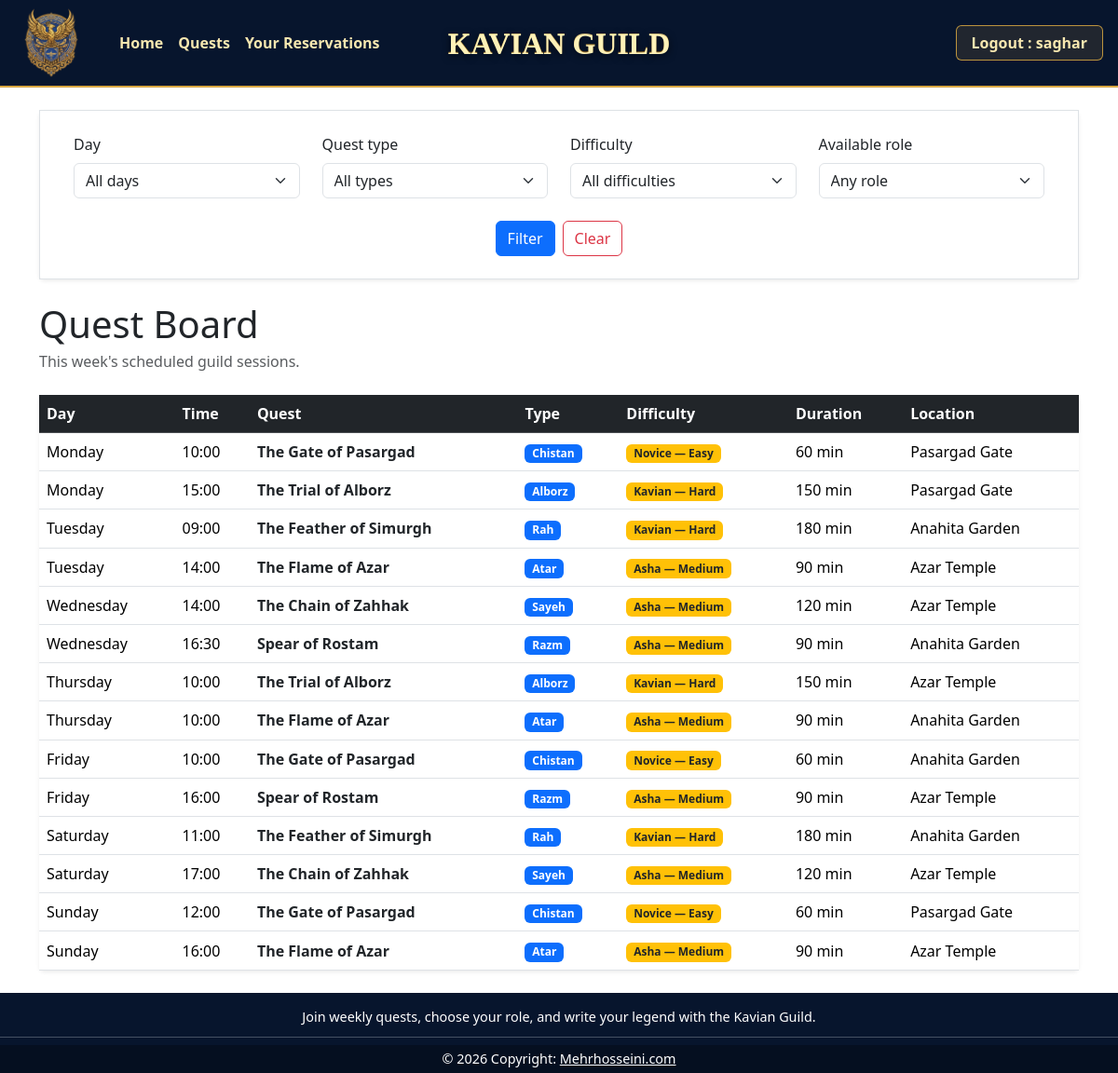
/ (signed in), run on the app's committed database.
### tables this page shows
CREATE TABLE users (
    id            INTEGER PRIMARY KEY AUTOINCREMENT,
    email         TEXT    NOT NULL UNIQUE,
    password_hash TEXT    NOT NULL,
    role          TEXT    NOT NULL CHECK (role IN ('adventurer', 'guildmaster')),
    display_name  TEXT    NOT NULL,
    profile_img   TEXT                      
);

CREATE TABLE quest_sessions (
            id           INTEGER PRIMARY KEY AUTOINCREMENT,
            quest_id     INTEGER NOT NULL,
            day          TEXT    NOT NULL,
            start_time   TEXT    NOT NULL,
            start_minute INTEGER NOT NULL,
            location     TEXT    NOT NULL CHECK (location IN ('Azar Temple','Anahita Garden','Pasargad Gate')),
            FOREIGN KEY (quest_id) REFERENCES quests(id)
        );

CREATE TABLE quests (
        id               INTEGER PRIMARY KEY AUTOINCREMENT,
        title            TEXT    NOT NULL,
        duration_minutes INTEGER NOT NULL CHECK (duration_minutes > 0),
        quest_type       TEXT    NOT NULL CHECK (quest_type IN ('Razm','Rah','Chistan','Sayeh','Atar','Alborz')),
        difficulty       TEXT    NOT NULL CHECK (difficulty IN ('easy','medium','hard')),
        description      TEXT    NOT NULL,
        image            TEXT
    );

### app.py (the view)
@app.route("/")
def home():
    selected_day = request.args.get("day")
    selected_quest_type = request.args.get("quest_type")
    selected_difficulty = request.args.get("difficulty")
    selected_role = request.args.get("role")
    if selected_role not in ROLE_CAPACITIES:
        selected_role = None
    sessions = quest_sessions_dao.get_week_program(
        day=selected_day,
        quest_type=selected_quest_type,
        difficulty=selected_difficulty,
        role=selected_role,
        role_capacity=ROLE_CAPACITIES.get(selected_role),
    )
    return render_template(
        "index.html",
        sessions=sessions,
        days=DAYS,
        quest_types=QUEST_TYPES,
        difficulties=DIFFICULTIES,
        roles=ROLE_CAPACITIES.keys(),
        selected_day=selected_day,
        selected_quest_type=selected_quest_type,
        selected_difficulty=selected_difficulty,
        selected_role=selected_role,
        difficulty_labels=DIFFICULTY_LABELS,
    )

### app.py (called while the page is built)
@login_manager.user_loader
def load_user(user_id):
    return users_dao.get_user_by_id(int(user_id))

### db.py (called while the page is built)
def get_connection():
    conn = sqlite3.connect(DATABASE_PATH)
    conn.row_factory = sqlite3.Row   # rows behave like dicts: row["email"]
    conn.execute("PRAGMA foreign_keys = ON;")
    return conn

### models.py (called while the page is built)
    def is_guild_master(self):              # handy helper for permission checks
        return self.role == "guildmaster"

### quest_sessions_dao.py (called while the page is built, shortened)
def get_week_program(day=None, quest_type=None, difficulty=None, role=None, role_capacity=None):
    query = """SELECT s.id, s.day, s.start_time, s.location,
                      q.title, q.quest_type, q.difficulty, q.duration_minutes, q.image
               FROM quest_sessions s
               JOIN quests q ON s.quest_id = q.id"""
    conditions = []
    params = []
    if day:
        conditions.append("s.day = ?")
        params.append(day)
    if quest_type:
        conditions.append("q.quest_type = ?")
        params.append(quest_type)
    if difficulty:
        conditions.append("q.difficulty = ?")
        params.append(difficulty)
    if conditions:
        query += " WHERE " + " AND ".join(conditions)
    query += " ORDER BY s.start_minute"
    conn = get_connection()
    rows = conn.execute(query, params).fetchall()
    conn.close()
    return rows

### users_dao.py (called while the page is built)
def get_user_by_id(user_id):
    conn = get_connection()
    row = conn.execute("SELECT * FROM users WHERE id = ?", (user_id,)).fetchone()
    conn.close()
    if row is None:
        return None
    return User(row["id"], row["email"], row["role"], row["display_name"], row["profile_img"])

### templates/index.html (shortened to what this page needs)
{% extends "base.html" %}
{% block content %}
<div class="card border-0 shadow-sm mb-4">
    <div class="card-body border p-4">
        <form method="get" action="/" class="row g-4 align-items-end justify-content-center mx-auto filter-form">
            <div class="col-md-3">
                <label for="day" class="form-label">Day</label>
                <select id="day" name="day" class="form-select">
                    <option value="">All days</option>
                </select>
            </div>
            <div class="col-md-3">
                <label for="quest_type" class="form-label">Quest type</label>
                <select id="quest_type" name="quest_type" class="form-select">
                    <option value="">All types</option>
                </select>
            </div>
            <div class="col-md-3">
                <label for="difficulty" class="form-label">Difficulty</label>
                <select id="difficulty" name="difficulty" class="form-select">
                    <option value="">All difficulties</option>
                </select>
            </div>
            <div class="col-md-3">
                <label for="role" class="form-label">Available role</label>
                <select id="role" name="role" class="form-select">
                    <option value="">Any role</option>
                </select>
            </div>
            <div class="col-md-auto d-flex gap-2">
                <button type="submit" class="btn btn-primary">Filter</button>
                <a href="{{ url_for('home') }}" class="btn btn-outline-danger">Clear</a>
            </div>
        </form>
    </div>
</div>
<div class="d-flex justify-content-between align-items-center mb-4">
    <div>
        <h1 class="mb-1">Quest Board</h1>
        <p class="text-muted mb-0">This week's scheduled guild sessions.</p>
    </div>
</div>
{% if sessions %}
    <div class="card border-0 shadow-sm">
        <div class="table-responsive">
            <table class="table table-hover align-middle mb-0">
                <thead class="table-dark">
                    <tr>
                        <th>Day</th>
                        <th>Time</th>
                        <th>Quest</th>
                        <th>Type</th>
                        <th>Difficulty</th>
                        <th>Duration</th>
                        <th>Location</th>
                    </tr>
                </thead>
                <tbody>
                    {% for session in sessions %}
                        <tr>
                            <td>{{ session.day }}</td>
                            <td>{{ session.start_time }}</td>
                            <td class="fw-semibold">
                                <a href="{{ url_for('session_detail', session_id=session.id) }}" class="link-dark link-underline-opacity-0 link-underline-opacity-75-hover">
                                    {{ session.title }}
                                </a>
                            </td>
                            <td><span class="badge text-bg-primary">{{ session.quest_type }}</span></td>
                            <td><span class="badge text-bg-warning text-dark">{{ difficulty_labels.get(session.difficulty, session.difficulty) }}</span></td>
                            <td>{{ session.duration_minutes }} min</td>
                            <td>{{ session.location }}</td>
                        </tr>
                    {% endfor %}
                </tbody>
            </table>
        </div>
    </div>
{% endif %}
{% endblock %}

### templates/base.html (shortened to what this page needs)
<!DOCTYPE html>
<html lang="en">
<head>
  <link href="https://cdn.jsdelivr.net/npm/bootstrap@5.3.8/dist/css/bootstrap.min.css" rel="stylesheet"
>
  <link rel="stylesheet" href="{{ url_for('static', filename='style.css') }}">
</head>
<body class="{% block body_class %}{% endblock %}">
  <nav class="site-navbar navbar navbar-expand-sm navbar-dark">
    <div class="container-fluid">
      <a class="navbar-brand site-logo" href="{{ url_for('home') }}">
        <img src="{{ url_for('static', filename='images/logo-mark.png') }}" alt="Kavian Guild logo">
      </a>
      <ul class="navbar-nav">
        <li class="nav-item">
          <a class="nav-link" href="{{ url_for('home') }}">Home</a>
        </li>
        <li class="nav-item">
          <a class="nav-link" href="{{ url_for('quests') }}">Quests</a>
        </li>
        {% if current_user.is_authenticated and current_user.role == 'adventurer' %}
        <li class="nav-item">
          <a class="nav-link" href="{{ url_for('my_scroll') }}">Your Reservations</a>
        </li>
        {% endif %}
      </ul>
      <div class="navbar-title">Kavian Guild</div>
      <div class="d-flex gap-2 ms-auto p-1">
        {% if current_user.is_authenticated %}
        <a class="nav-auth-btn nav-auth-btn-logout" href="{{ url_for('logout') }}">Logout : {{ current_user.display_name
          }}</a>
        {% else %}
        <a class="nav-auth-btn" href="{{ url_for('login') }}">Login</a>
        <a class="nav-auth-btn nav-auth-btn-register" href="{{ url_for('register') }}">Register</a>
        {% endif %}
      </div>
    </div>
  </nav>
  <main class="container py-4">
    {% block content %}{% endblock %}
  </main>
  {% block footer %}
  <footer class="site-footer text-center text-white">
    <div class="container">
      <section class="mt-3 ">
        <div class="row d-flex justify-content-center">
          <div class="col-lg-8">
            <p>
              Join weekly quests, choose your role, and write your legend with the Kavian Guild.
            </p>
          </div>
        </div>
      </section>
    </div>
    <hr class="my-2" />
    <div class="text-center py-1 footer-copyright">
      © 2026 Copyright:
      <a class="text-white" href="https://mehrhosseini.com/">Mehrhosseini.com</a>
    </div>
  </footer>
  {% endblock %}
</body>
</html>

### static/style.css (style rules this page uses)
html { min-height: 100%; }
body { min-height: 100vh; display: flex; flex-direction: column; }
main { flex: 1; }
.site-navbar { background-color: #07152d; border-bottom: 2px solid #d8a742; min-height: 92px; }
.site-navbar .container-fluid { position: relative; }
.site-logo { display: flex; align-items: center; justify-content: center; width: 86px; height: 76px; margin-right: 22px; padding-top: 0; padding-bottom: 0; }
.site-logo img { width: 100%; height: 100%; object-fit: contain; }
.site-navbar .nav-link { color: #f7e7b0; font-weight: 600; text-shadow: none; }
.navbar-title { position: absolute; left: 50%; transform: translateX(-50%); color: #f7d878; font-family: Georgia, "Times New Roman", serif; font-size: 32px; font-weight: 700; line-height: 1; text-transform: uppercase; white-space: nowrap; text-shadow: 0 1px 0 #fff2b8, 0 3px 8px rgba(0, 0, 0, 0.65); background-image: linear-gradient(#fff2b8, #d8a742 55%, #8f5f1d); background-clip: text; -webkit-background-clip: text; -webkit-text-fill-color: transparent; pointer-events: none; }
.nav-auth-btn { color: #f7e7b0; text-decoration: none; font-weight: 600; padding: 6px 16px; border: 1px solid rgba(216, 167, 66, 0.85); border-radius: 6px; background-color: rgba(216, 167, 66, 0.12); text-shadow: none; }
.site-footer { background-color: #07152d; background-size: cover; background-position: center; background-repeat: no-repeat; }
.site-footer { font-size: 0.9rem; }
.site-footer p { margin-bottom: 0.25rem; line-height: 1.35; }
.footer-copyright { background-color: rgba(0, 0, 0, 0.297); }
.filter-form { max-width: 1200px; }

### data on the page
users: display_name "saghar"
quest_sessions: day "Monday", start_time "10:00", title "The Gate of Pasargad", quest_type "Chistan", duration_minutes "60", location "Pasargad Gate"
quests: get "Novice — Easy"
quest_sessions: day "Monday", start_time "15:00", title "The Trial of Alborz", quest_type "Alborz", duration_minutes "150", location "Pasargad Gate"
quests: get "Kavian — Hard"
quest_sessions: day "Tuesday", start_time "09:00", title "The Feather of Simurgh", quest_type "Rah", duration_minutes "180", location "Anahita Garden"
quests: get "Kavian — Hard"
quest_sessions: day "Tuesday", start_time "14:00", title "The Flame of Azar", quest_type "Atar", duration_minutes "90", location "Azar Temple"
quests: get "Asha — Medium"
quest_sessions: day "Wednesday", start_time "14:00", title "The Chain of Zahhak", quest_type "Sayeh", duration_minutes "120", location "Azar Temple"
quests: get "Asha — Medium"
quest_sessions: day "Wednesday", start_time "16:30", title "Spear of Rostam", quest_type "Razm", duration_minutes "90", location "Anahita Garden"
quests: get "Asha — Medium"
quest_sessions: day "Thursday", start_time "10:00", title "The Trial of Alborz", quest_type "Alborz", duration_minutes "150", location "Azar Temple"
quest_sessions: day "Thursday", start_time "10:00", title "The Flame of Azar", quest_type "Atar", duration_minutes "90", location "Anahita Garden"
quest_sessions: day "Friday", start_time "10:00", title "The Gate of Pasargad", quest_type "Chistan", duration_minutes "60", location "Anahita Garden"
quest_sessions: day "Friday", start_time "16:00", title "Spear of Rostam", quest_type "Razm", duration_minutes "90", location "Azar Temple"
quest_sessions: day "Saturday", start_time "11:00", title "The Feather of Simurgh", quest_type "Rah", duration_minutes "180", location "Anahita Garden"
quest_sessions: day "Saturday", start_time "17:00", title "The Chain of Zahhak", quest_type "Sayeh", duration_minutes "120", location "Azar Temple"
quest_sessions: day "Sunday", start_time "12:00", title "The Gate of Pasargad", quest_type "Chistan", duration_minutes "60", location "Pasargad Gate"
quest_sessions: day "Sunday", start_time "16:00", title "The Flame of Azar", quest_type "Atar", duration_minutes "90", location "Azar Temple"
